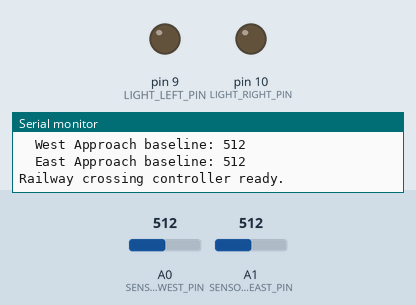
This sketch was run on a simulated Arduino Uno, built with avr-gcc and run on an emulated ATmega328P. Parts: output pins drawn as LEDs (lit = HIGH), the last lines printed to the serial monitor. Dashed ring = blinking. The inputs (shaded band) are chosen by the test bench; at power-on: A0 (SENSOR_WEST_PIN) = 512, A1 (SENSOR_EAST_PIN) = 512.

Above: at 2.8 s.
2.9 s: A0 (SENSOR_WEST_PIN) set to 531
4.4 s: A0 (SENSOR_WEST_PIN) set to 554
At 4.74 s:
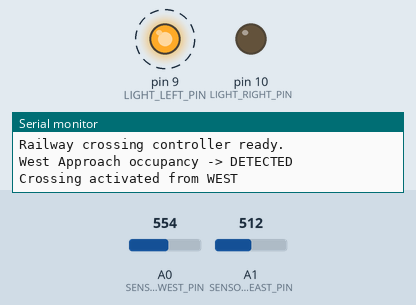
At 5.3 s:
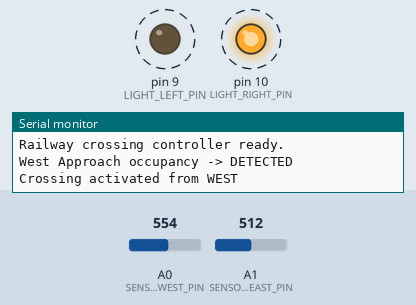
Timing chart, 0 to 14.4 s (numbered marks = the images above; inputs shaded):
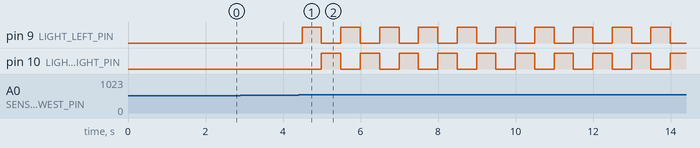

The sketch:

railway_crossing_lights_acs712.ino
```cpp
/*
 * Railway Crossing Lights Controller using ACS712 Block Detection
 *
 * Two ACS712 current-sensing blocks (one on each side of the crossing)
 * provide occupancy information. As soon as a train is detected on either
 * approach the crossing lights begin flashing. The lights remain active until
 * the train clears the far-side sensor, ensuring the crossing stays protected
 * while the train traverses the crossing. If a train reverses out of the block
 * without reaching the second sensor, a configurable timeout will eventually
 * release the crossing after both blocks have been clear for a period.
 */

#include <Arduino.h>

// -----------------------------------------------------------------------------
// PIN DEFINITIONS
// -----------------------------------------------------------------------------

const int SENSOR_WEST_PIN = A0;  // ACS712 sensor protecting the western approach
const int SENSOR_EAST_PIN = A1;  // ACS712 sensor protecting the eastern approach

const int LIGHT_LEFT_PIN = 9;    // Output driving the left flasher lamp
const int LIGHT_RIGHT_PIN = 10;  // Output driving the right flasher lamp

// -----------------------------------------------------------------------------
// CONFIGURATION CONSTANTS
// -----------------------------------------------------------------------------

const unsigned long SENSOR_SAMPLE_INTERVAL_MS = 25;   // Minimum interval between sensor reads
const unsigned long SENSOR_DEBOUNCE_MS = 60;           // Debounce for occupancy transitions
const int CALIBRATION_SAMPLES = 400;                   // Samples taken during zero-current calibration
const int OCCUPANCY_THRESHOLD = 30;                    // Raw ADC delta from baseline indicating current draw
const int BASELINE_TRACKING_DIVISOR = 64;              // Slow baseline tracking when block is clear

const unsigned long FLASH_INTERVAL_MS = 500;           // Alternating flash interval for the lights
const unsigned long RELEASE_TIMEOUT_MS = 10000;        // Fail-safe release if train backs away

const int LIGHT_ACTIVE_STATE = HIGH;                   // HIGH enables the LED driver or relay
const int LIGHT_INACTIVE_STATE = LOW;                  // LOW disables the LED driver or relay

// -----------------------------------------------------------------------------
// DATA STRUCTURES
// -----------------------------------------------------------------------------

typedef struct {
  const char* label;
  int pin;
  int baseline;
  int threshold;
  bool occupied;
  bool rawState;
  unsigned long lastSample;
  unsigned long lastDebounceChange;
} ACS712Sensor;

ACS712Sensor sensors[] = {
  {"West Approach", SENSOR_WEST_PIN, 0, OCCUPANCY_THRESHOLD, false, false, 0, 0},
  {"East Approach", SENSOR_EAST_PIN, 0, OCCUPANCY_THRESHOLD, false, false, 0, 0},
};

const size_t SENSOR_COUNT = sizeof(sensors) / sizeof(sensors[0]);

enum ApproachDirection {
  APPROACH_NONE,
  APPROACH_FROM_WEST,
  APPROACH_FROM_EAST
};

// -----------------------------------------------------------------------------
// STATE VARIABLES
// -----------------------------------------------------------------------------

bool crossingActive = false;
ApproachDirection activeDirection = APPROACH_NONE;
bool farSensorSeen = false;
unsigned long lastOccupancyActivity = 0;

bool leftLampOn = false;
unsigned long lastFlashToggle = 0;

// -----------------------------------------------------------------------------
// FORWARD DECLARATIONS
// -----------------------------------------------------------------------------

void calibrateSensors();
bool updateSensor(ACS712Sensor& sensor, unsigned long now);
void refreshCrossingState(bool westOccupied, bool eastOccupied, unsigned long now);
void activateCrossing(unsigned long now, ApproachDirection direction, bool otherSensorAlreadyActive);
void deactivateCrossing();
void updateLights(unsigned long now);

// -----------------------------------------------------------------------------
// SETUP
// -----------------------------------------------------------------------------

void setup() {
  Serial.begin(115200);

  pinMode(LIGHT_LEFT_PIN, OUTPUT);
  pinMode(LIGHT_RIGHT_PIN, OUTPUT);
  digitalWrite(LIGHT_LEFT_PIN, LIGHT_INACTIVE_STATE);
  digitalWrite(LIGHT_RIGHT_PIN, LIGHT_INACTIVE_STATE);

  calibrateSensors();

  Serial.println(F("Railway crossing controller ready."));
}

// -----------------------------------------------------------------------------
// MAIN LOOP
// -----------------------------------------------------------------------------

void loop() {
  unsigned long now = millis();

  bool westOccupied = updateSensor(sensors[0], now);
  bool eastOccupied = updateSensor(sensors[1], now);

  refreshCrossingState(westOccupied, eastOccupied, now);
  updateLights(now);
}

// -----------------------------------------------------------------------------
// SENSOR HANDLING
// -----------------------------------------------------------------------------

void calibrateSensors() {
  Serial.println(F("Calibrating ACS712 sensors..."));
  for (size_t i = 0; i < SENSOR_COUNT; ++i) {
    long accumulator = 0;
    for (int sample = 0; sample < CALIBRATION_SAMPLES; ++sample) {
      accumulator += analogRead(sensors[i].pin);
      delay(2);
    }
    sensors[i].baseline = accumulator / CALIBRATION_SAMPLES;
    sensors[i].lastSample = millis();
    sensors[i].lastDebounceChange = sensors[i].lastSample;

    Serial.print(F("  "));
    Serial.print(sensors[i].label);
    Serial.print(F(" baseline: "));
    Serial.println(sensors[i].baseline);
  }
}

bool updateSensor(ACS712Sensor& sensor, unsigned long now) {
  if ((now - sensor.lastSample) < SENSOR_SAMPLE_INTERVAL_MS) {
    return sensor.occupied;
  }

  sensor.lastSample = now;

  int reading = analogRead(sensor.pin);
  int delta = reading - sensor.baseline;
  bool rawState = abs(delta) >= sensor.threshold;

  if (!rawState) {
    // Track baseline slowly when no train current is detected.
    int adjustment = (sensor.baseline - reading) / BASELINE_TRACKING_DIVISOR;
    sensor.baseline -= adjustment;
  }

  if (rawState != sensor.rawState) {
    sensor.rawState = rawState;
    sensor.lastDebounceChange = now;
  }

  if ((now - sensor.lastDebounceChange) >= SENSOR_DEBOUNCE_MS && sensor.occupied != sensor.rawState) {
    sensor.occupied = sensor.rawState;

    Serial.print(sensor.label);
    Serial.print(F(" occupancy -> "));
    Serial.println(sensor.occupied ? F("DETECTED") : F("CLEAR"));
  }

  return sensor.occupied;
}

// -----------------------------------------------------------------------------
// CROSSING LOGIC
// -----------------------------------------------------------------------------

void refreshCrossingState(bool westOccupied, bool eastOccupied, unsigned long now) {
  bool anyOccupied = westOccupied || eastOccupied;
  if (anyOccupied) {
    lastOccupancyActivity = now;
  }

  if (!crossingActive) {
    if (westOccupied) {
      activateCrossing(now, APPROACH_FROM_WEST, eastOccupied);
    } else if (eastOccupied) {
      activateCrossing(now, APPROACH_FROM_EAST, westOccupied);
    }
    return;
  }

  // Update whether the train has reached the far-side sensor.
  if (!farSensorSeen) {
    if ((activeDirection == APPROACH_FROM_WEST && eastOccupied) ||
        (activeDirection == APPROACH_FROM_EAST && westOccupied)) {
      farSensorSeen = true;
      Serial.println(F("Far-side sensor detected. Crossing will release when clear."));
    }
  }

  if (!westOccupied && !eastOccupied) {
    if (farSensorSeen) {
      Serial.println(F("Both sensors clear after traversal. Crossing releasing."));
      deactivateCrossing();
    } else if ((now - lastOccupancyActivity) >= RELEASE_TIMEOUT_MS) {
      Serial.println(F("Release timeout reached with no second sensor detection. Crossing releasing."));
      deactivateCrossing();
    }
  }
}

void activateCrossing(unsigned long now, ApproachDirection direction, bool otherSensorAlreadyActive) {
  crossingActive = true;
  activeDirection = direction;
  farSensorSeen = otherSensorAlreadyActive;
  lastFlashToggle = now;
  leftLampOn = true;
  digitalWrite(LIGHT_LEFT_PIN, LIGHT_ACTIVE_STATE);
  digitalWrite(LIGHT_RIGHT_PIN, LIGHT_INACTIVE_STATE);

  Serial.print(F("Crossing activated from "));
  Serial.println(direction == APPROACH_FROM_WEST ? F("WEST") : F("EAST"));

  if (farSensorSeen) {
    Serial.println(F("Both sensors already active at activation."));
  }
}

void deactivateCrossing() {
  crossingActive = false;
  activeDirection = APPROACH_NONE;
  farSensorSeen = false;
  digitalWrite(LIGHT_LEFT_PIN, LIGHT_INACTIVE_STATE);
  digitalWrite(LIGHT_RIGHT_PIN, LIGHT_INACTIVE_STATE);
  leftLampOn = false;

  Serial.println(F("Crossing deactivated."));
}

// -----------------------------------------------------------------------------
// LIGHT CONTROL
// -----------------------------------------------------------------------------

void updateLights(unsigned long now) {
  if (!crossingActive) {
    return;
  }

  if ((now - lastFlashToggle) >= FLASH_INTERVAL_MS) {
    lastFlashToggle = now;
    leftLampOn = !leftLampOn;

    digitalWrite(LIGHT_LEFT_PIN, leftLampOn ? LIGHT_ACTIVE_STATE : LIGHT_INACTIVE_STATE);
    digitalWrite(LIGHT_RIGHT_PIN, leftLampOn ? LIGHT_INACTIVE_STATE : LIGHT_ACTIVE_STATE);
  }
}
```

Measured:
- the behaviour switches between 541 and 542 on A0 (SENSOR_WEST_PIN) (found by bisection; images 0 and 1)
- after the input at 2.9 s, every drawn part: stays the same
- after the input at 4.4 s, pin 9 (LIGHT_LEFT_PIN): alternates HIGH for 0.50 s and LOW for 0.50 s, starting after 0.09 s; pin 10 (LIGHT_RIGHT_PIN): alternates HIGH for 0.50 s and LOW for 0.50 s, starting after 0.59 s
